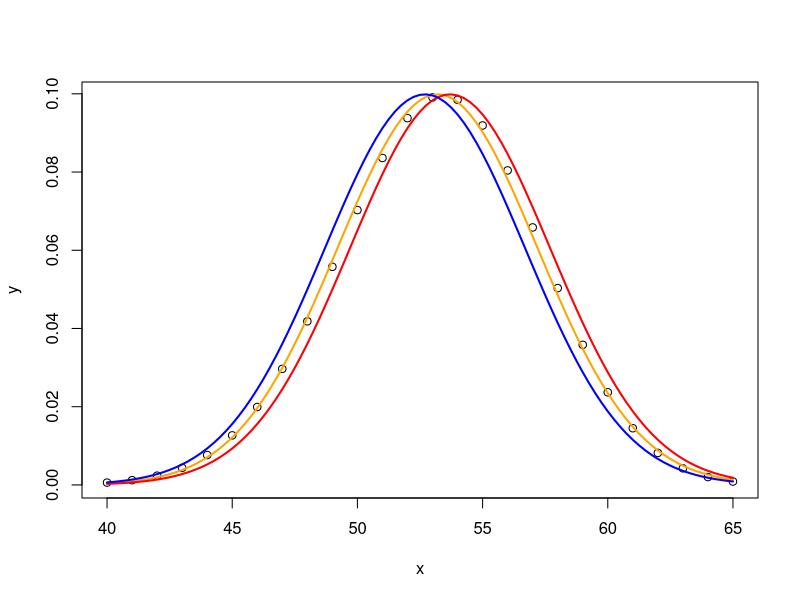

The R source for this figure:
# P(C ^ S) = 0.0125
# P(S) = 0.125
# P(C|S) = P(C^S)/P(S)
# question 1
0.0125/0.125


# Question 2
n = 76
p  =  0.7
q = 1 - p

mu = n * p
sd = sqrt(n * p * q)

x <- seq(40, 65,by = 1)

# Create the binomial distribution.
y <- dbinom(x,n,p)
plot(x,y)

curve(dnorm(x, mu, sd), add=TRUE, col="orange",lwd=2)
curve(dnorm(x, mu+.5, sd), add=TRUE, col="red",lwd=2)
curve(dnorm(x, mu-.5, sd), add=TRUE, col="blue",lwd=2)

x = 50
round(pnorm(x+0.5, mu, sd) - pnorm(x-0.5, mu, sd), 4)

# Question 3
d = c(1.3,2.2,2.7,3.1,3.3,3.7)
help("quantile")
round(quantile(d, 0.33, type=7), 2)

# Question 5
xs = seq(0,3)
ps = c(0.749,	0.225,	0.024,	0.002)

# Mean or expected value of discrete distribution
mu = round(sum(xs * ps), 2)

# Variance
thevar = round(sum(((xs - mu) ^ 2) * ps), 2)

mu
thevar

# Question 7 -- Super unsure on this one
# Q: Once you calculate the z formula for a sample mean, are you supposed to use the standard normal distro? (mu=0, sd=1)
# A: Yes. z-scores are defined on the standard normal distro
mu = 8.4
sd = 1.8
sample_mu = 8.7
n = 36
sample_sd = sd / sqrt(n)

z = (sample_mu - mu)/sample_sd
1 - pnorm(z, 0, 1)

# question 8

# 40 1s
# 10 100s
# 50 bills total

prob = (40/50) * (39/49) * (38/48)
round(prob,4)


# question 9

mu = 1050
sd = 225
round(qnorm(0.45, mu, sd), 1)

# Question 10
# three different drinks
# five trials
# each trial, someone picks one

3*((1/3)^5)
